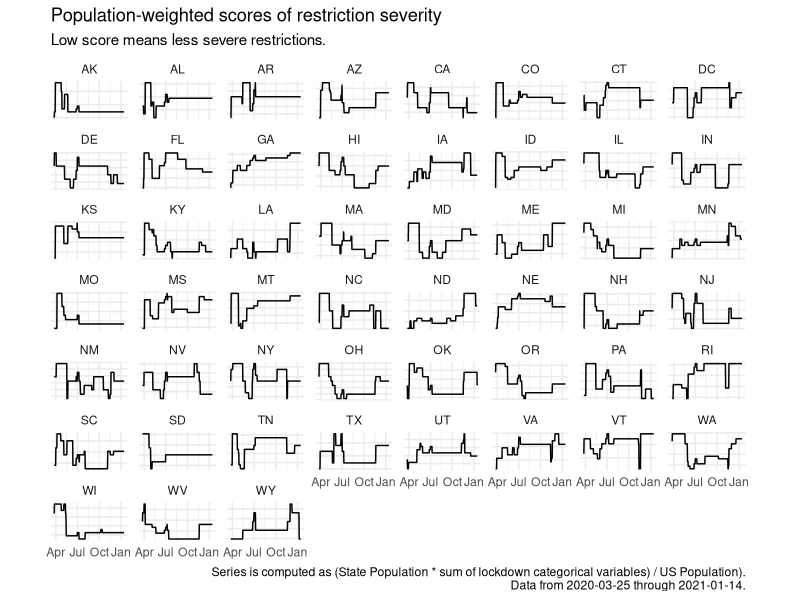

R code for this plot: (Note: this script raises an error after producing the figure.)
# 037_plot_pop_std_series.R
# Michael Boerman January 2021
#
# weight by state population
#
# output: dummies_with_pop.csv
#         pop_weighted_scores.csv
#         pop_weighted_facet.png
#         pop_weighted_aggregated.png


# ---- Setup ------------------------------------------------------------------#

library(readr)
library(dplyr)
library(tidyr)
library(ggplot2)
library(here)

options(scipen = 999) # for the population-weighted scores

# un-comment and source the previous file if you are not going through sequentially.
# source(here("Code/021_make_factor_levels.R"))
# source(here("Code/012_gather_populations.R"))

# ---- Load Previous Data -----------------------------------------------------#
# From 021_make_factor_levels:

cat_data_reordered <- read_csv(here("Intermediate_Data/cat_data_reordered.csv"),
  col_types = cols(
    .default = col_double(),      # coerce to be factors instead of chr
    Date = col_date(format = ""), # except column Date, read as date.
    Location = col_character()    # except column Locaiton, read as chr
  )
)

state_populations <- read_csv(here("Intermediate_Data/state_populations.csv"))

# ---- Merge and Clean --------------------------------------------------------#

# Goal: need to change from full state names to be the abbreviations.
#   however, state.name and .abb don't contain DC.

# https://stackoverflow.com/questions/5411979/state-name-to-abbreviation solution #2 in first comment (vectorized)

# Note: The state populations appear static. thus, the national population is static, too.

# First, we create a dataframe that has the state populations included with the dummies.
dummies_with_pop <- cat_data_reordered %>%
  mutate(
    Location = as.character(Location),
  ) %>%
  mutate(
    state = case_when(
      Location %in% state.name ~ setNames(state.abb, state.name)[Location],
      Location == "District of Columbia" ~ "DC",
      TRUE ~ "Error!"
    ),
    .after = Date
  ) %>%

  # this is sketchy. repeating the state_pop instead of matchig it over. merge wasn't working.
  mutate(
    population = rep(state_populations$population, times = nrow(cat_data_reordered) / 51),
    .after = state
  ) %>%
  rename(date = Date) %>%
  select(-Location) %>%
  identity()

# piping right into a write_csv messes up the date column. Thus, I terminate.
write_csv(dummies_with_pop, here("Intermediate_Data", "dummies_with_pop.csv"))


# ---- Weight by population ---------------------------------------------------#
# Next, we'll group by the date and the state to come up with sum of dummies.
# Basically want one score instead of the 9 individual components.

# weighted but not standardized
pop_weighted_scores <- dummies_with_pop %>%
  pivot_longer(cols = -c(1:3), names_to = "Category", values_to = "scores") %>%
  group_by(date, state) %>%
  summarize(
    population = population,
    total_sum = sum(scores, na.rm = T)
  ) %>%
  ungroup() %>%
  unique() %>%
  mutate(weighted_score = (population * total_sum) / sum(unique(population))) %>%
  identity()

# Likewise. Terminate so as to preserve date format for this script.
write_csv(pop_weighted_scores, here("Intermediate_Data", "pop_weighted_scores.csv"))

# ---- Population-Weighted Plots ---------------------------------------------------------#

# 1: by state (facet wrapped)
pop_weighted_scores %>%
  ggplot(aes(x = date, y = weighted_score)) +
  geom_line() +
  facet_wrap(~state, scales = "free_y") +
  theme_minimal() +
  theme(
    axis.text.y = element_blank(),
    axis.title.y = element_blank(),
    panel.grid.minor.y = element_blank(),
    axis.title.x = element_blank(),
    aspect.ratio = .5
  ) +
  scale_y_continuous(position = "right") +
  ggtitle(
    label = "Population-weighted scores of restriction severity",
    subtitle = "Low score means less severe restrictions."
  ) +
  labs(caption = paste0("Series is computed as (State Population * sum of lockdown categorical variables) / US Population).\n Data from ", min(pop_weighted_scores$date), " through ", max(pop_weighted_scores$date), ".")) +
  ggsave(here("Results/plots/pop_weighted_facet.png"), width = 12, height = 6)

# 2: US total
pop_weighted_scores %>%

  # aggregate into US-wide scores.
  group_by(date) %>%
  summarise(weighted_score = sum(weighted_score)) %>%
  ungroup() %>%

  # continue with plotting
  ggplot(aes(x = date, y = weighted_score)) +
  geom_line(size = 1.25) +
  theme_minimal() +
  theme(
    panel.grid.major.x = element_line(size = 1, colour = "lightgrey"),
    panel.grid.minor.y = element_blank(),
    axis.title.x = element_blank(),
    aspect.ratio = .5
  ) +
  scale_y_continuous(position = "right") +
  scale_x_date(
    date_minor_breaks = "1 week",
    date_breaks = "1 month",
    date_labels = " %b \n %Y"
  ) +
  ggtitle(
    label = "US Population-Weighted Rescriction Severity Index",
    subtitle = "Low score means less severe restriction"
  ) +
  labs(caption = paste0("Series is computed as (State Population * sum of lockdown categorical variables) / US Population). \n Data is from ", min(pop_weighted_scores$date), " through ", max(pop_weighted_scores$date), ".")) +
  ylab("Severity Score (unitless)") +
  ggsave(here("Results/plots/pop_weighted_aggregated.png"), width = 12, height = 6)
